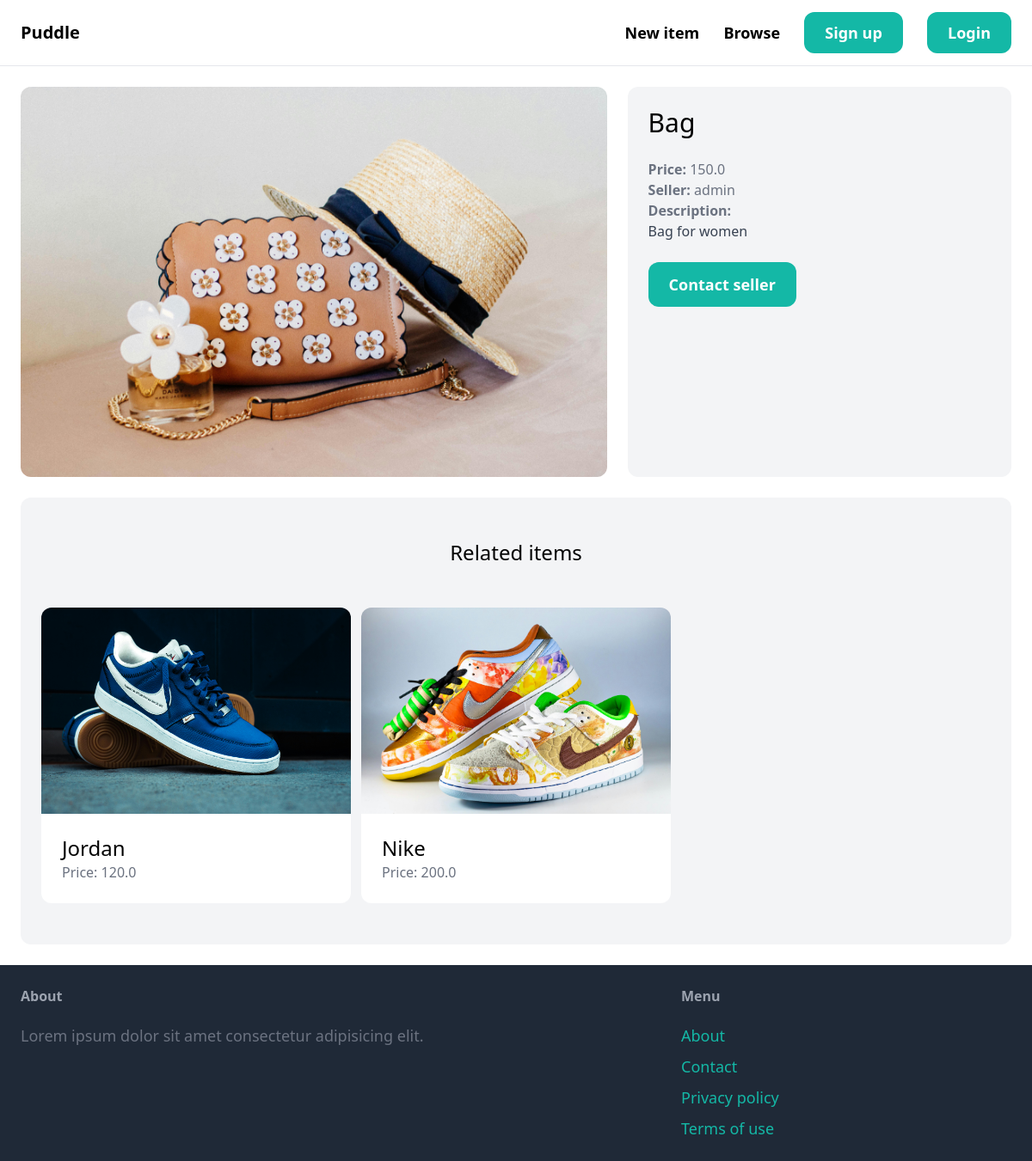
Page /items/4/ on the committed database.
### item/models.py (models this page shows, shortened)
class Items(models.Model):
    category = models.ForeignKey(Category, related_name = 'items', on_delete = models.CASCADE)
    name = models.CharField(max_length = 255)
    description = models.TextField(blank=True, null=True)
    price = models.FloatField()
    image = models.ImageField(upload_to='item_images', blank=True, null=True)
    is_sold = models.BooleanField(default=False)
    created_by = models.ForeignKey(User, related_name = 'items', on_delete=models.CASCADE)
    created_at = models.DateTimeField(auto_now_add=True)
    class Meta:
        ordering = ('name',)
        verbose_name_plural = 'Items'

### item/views.py (the view)
# urls.py: path('<int:pk>/', views.detail, name = 'detail' )
def detail(request, pk):
    item = get_object_or_404(Items, pk=pk)
    related_items = Items.objects.filter(category=item.category, is_sold=False).exclude(pk=pk)[0:3]
    return render(request, 'item/detail.html', {
        'item': item,
        'related_items':related_items
    })

### item/templates/item/detail.html (shortened to what this page needs)
{% extends 'core/base.html' %}
{% block content %}
<div class="grid grid-cols-5 gap-6">
    <div class="col-span-3">
        <img src="{{ item.image.url }}" class="rounded-xl">
    </div>
    <div class="col-span-2 p-6 bg-gray-100 rounded-xl">
        <h1 class="mb-6 text-3xl">{{ item.name }}</h1>
        <p class="text-gray-500"><strong>Price: </strong>{{ item.price }}</p>
        <p class="text-gray-500"><strong>Seller: </strong>{{ item.created_by.username }}</p>
        {% if item.description %}
            <p class="text-gray-700">
                <strong class="text-gray-500">Description:</strong><br>
                {{ item.description }}
            </p>
        {% endif %}
        {% if request.user == item.created_by %}
        <div class="mt-6 p-6 bg-white rounded-xl">
            <p>This is your item!</p>
            <a href="{% url 'item:edit' item.id %}" class="inline-block mt-6 px-6 py-3 text-lg font-semibold bg-teal-500 text-white rounded-xl">Edit</a>
            <a href="{% url 'item:delete' item.id  %}" class="inline-block mt-6 px-6 py-3 text-lg font-semibold bg-red-500 text-white rounded-xl">Delete</a>
        </div>
        {% else %}
            <a href="{% url 'conversation:new' item.id  %}" class="inline-block mt-6 px-6 py-3 text-lg font-semibold bg-teal-500 text-white rounded-xl hover:bg-teal-700">Contact seller</a>
        {% endif %}
    </div>
</div>
<div class="mt-6 px-6 py-12 bg-gray-100 rounded-xl">
    <h2 class="mb-12 text-2xl text-center">Related items</h2>
    <div class="grid grid-cols-3 gap-3">
        {% for item in related_items %}
            <div>
                <a href="{% url 'item:detail' item.id %}">
                    <div>
                        <img src="{{ item.image.url }}" class="rounded-t-xl">
                    </div>
                    <div class="p-6 bg-white rounded-b-xl">
                        <h2 class="text-2xl">{{ item.name }}</h2>
                        <p class="text-gray-500">Price: {{ item.price }}</p>
                    </div>
                </a>
            </div>
        {% endfor %}
    </div>
</div>
{% endblock %}

### rows in the picture
Items: image (picture), name "Bag", price "150.0", created_by.username "admin", description "Bag for women"
Items: image (picture), name "Jordan", price "120.0"
Items: image (picture), name "Nike", price "200.0"
